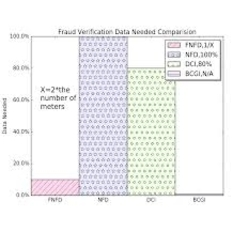
#> input picture image/imagea.jpg, 248 x 232 px
$ python diff.py --first image/imagea.jpg --second image/imageb.jpg
#> lines starting #> are read from the running program, lines starting #| are printed output that depends on the picture; after the words box and inside, x2 and y2 are one past the last pixel; in counts of white or black regions, pixels touching at a corner belong together
import numpy as np
import cv2
import imutils
from skimage.metrics import structural_similarity
import argparse


ap = argparse.ArgumentParser()
ap.add_argument('-f', '--first', required = True, help = 'image one')
ap.add_argument('-s', '--second', required = True, help = 'image two')

args = vars(ap.parse_args())


### Load in the images and convert to gray
def load(image1, image2, gray = False):
#> called with image1 = 'image/imagea.jpg', image2 = 'image/imageb.jpg', gray = True
    img1 = cv2.imread(image1)
#> img1 is the input picture: shape (232, 248, 3); mean B, G, R 242.3, 242.1, 241.7
    img2 = cv2.imread(image2)
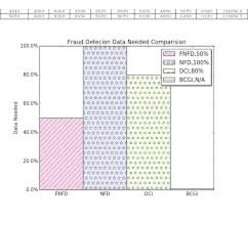
#> input picture image/imageb.jpg, 248 x 232 px
#> img2 is the input picture: shape (232, 248, 3); mean B, G, R 241.5, 240.3, 241.6
    img1_ = cv2.resize(img1, (300,300))
    img2_ = cv2.resize(img2, (300, 300))
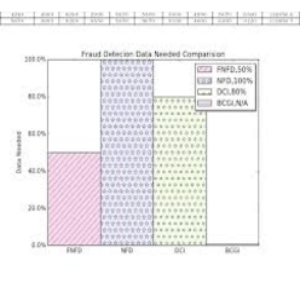
#> img2_: shape (300, 300, 3); mean B, G, R 241.5, 240.3, 241.6
    if gray == True:
        gray1 = cv2.cvtColor(img1_, cv2.COLOR_BGR2GRAY)
        gray2 = cv2.cvtColor(img2_, cv2.COLOR_BGR2GRAY)
    return img1_, img2_, gray1, gray2

def compare(gray1, gray2):
    (score, difference) = structural_similarity(gray1, gray2, full = True)
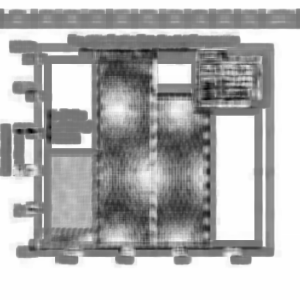
#> difference: shape (300, 300) float64; min -0.776, max 1, mean 0.473; drawn with min black and max white
#> score = 0.454
    difference = (difference*255).astype('uint8')
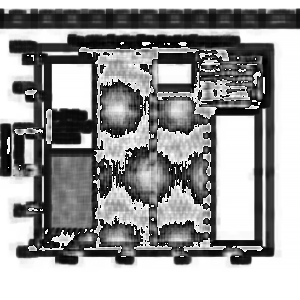
#> difference: shape (300, 300); min 0, max 255, mean 154.7
    return score, difference

def find_contours(difference, image1, image2):
    threshold = cv2.threshold(difference, 0, 255, cv2.THRESH_BINARY_INV | cv2.THRESH_OTSU)[1]
    cnts = cv2.findContours(threshold.copy(), cv2.RETR_EXTERNAL, cv2.CHAIN_APPROX_SIMPLE)
    cnts = imutils.grab_contours(cnts)
    for cnt in cnts:

        (x, y, w, h) = cv2.boundingRect(cnt)
        cv2.rectangle(image1, (x, y), (x+w, y+h), (0,0,255), 2)
        cv2.rectangle(image2, (x, y), (x+w, y+h), (0,0,255), 2)

    cv2.imshow('Original Image', image1)
    cv2.imshow('Altered Image', image2)
    cv2.imshow('difference btween the two images', difference)
    cv2.imshow('threshold', threshold)
    cv2.waitKey(0)

imageA, imageB, grayA, grayB = load(args["first"], args["second"], gray = True)
score, diff = compare(grayA, grayB)
#> score = 0.454
find_contours(diff, imageA, imageB)
#> in find_contours, `threshold = cv2.threshold(difference, 0, 255, cv2.THRESH_BINARY_INV | ..`:
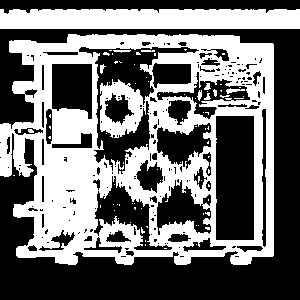
#> threshold: shape (300, 300); 43.9% white; 81 white regions (70 under 20 px)
#> in find_contours, `cnts = cv2.findContours(threshold.copy(), cv2.RETR_EXTERNAL, cv2.CHAIN..`: cnts = 3 contours, 1 with area under 20; largest, box (x1, y1, x2, y2) and area: (0, 34, 274, 265) 55321, (0, 9, 300, 29) 5529
#> the loop in find_contours, `for cnt in cnts: ` made 3 passes
#> (x, y, w, h) on passes 2 to 3: (0, 34, 274, 231), (0, 9, 300, 20)
#> (cnt, x, y, w, h) on pass 1: ([[13, 175], [14, 175]], 13, 175, 2, 1)
#> after the loop in find_contours, `for cnt in cnts:`:
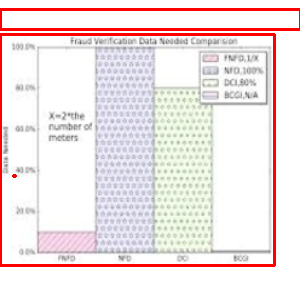
#> image1: shape (300, 300, 3); mean B, G, R 229.1, 228.9, 241.7
#> after the loop in find_contours, `for cnt in cnts:`:
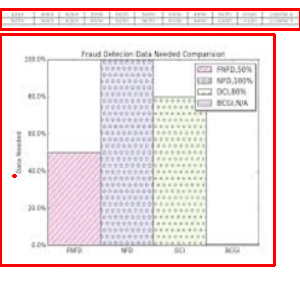
#> image2: shape (300, 300, 3); mean B, G, R 228.3, 227.2, 241.7
